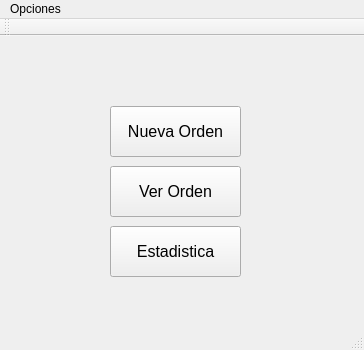
<?xml version="1.0" encoding="UTF-8"?>
<ui version="4.0">
 <class>OrderAppClass</class>
 <widget class="QMainWindow" name="OrderAppClass">
  <property name="geometry">
   <rect>
    <x>0</x>
    <y>0</y>
    <width>364</width>
    <height>350</height>
   </rect>
  </property>
  <property name="windowTitle">
   <string>Menu Principal</string>
  </property>
  <widget class="QWidget" name="centralWidget">
   <widget class="QPushButton" name="butt_new">
    <property name="geometry">
     <rect>
      <x>110</x>
      <y>70</y>
      <width>131</width>
      <height>51</height>
     </rect>
    </property>
    <property name="font">
     <font>
      <pointsize>12</pointsize>
     </font>
    </property>
    <property name="styleSheet">
     <string notr="true">color: rgb(0, 0, 0);</string>
    </property>
    <property name="text">
     <string>Nueva Orden</string>
    </property>
   </widget>
   <widget class="QPushButton" name="butt_mod">
    <property name="geometry">
     <rect>
      <x>110</x>
      <y>130</y>
      <width>131</width>
      <height>51</height>
     </rect>
    </property>
    <property name="font">
     <font>
      <pointsize>12</pointsize>
     </font>
    </property>
    <property name="styleSheet">
     <string notr="true">color: rgb(0, 0, 0);</string>
    </property>
    <property name="text">
     <string>Ver Orden</string>
    </property>
   </widget>
   <widget class="QPushButton" name="butt_estadistics">
    <property name="geometry">
     <rect>
      <x>110</x>
      <y>190</y>
      <width>131</width>
      <height>51</height>
     </rect>
    </property>
    <property name="font">
     <font>
      <pointsize>12</pointsize>
     </font>
    </property>
    <property name="styleSheet">
     <string notr="true">color: rgb(0, 0, 0);</string>
    </property>
    <property name="text">
     <string>Estadistica</string>
    </property>
   </widget>
  </widget>
  <widget class="QMenuBar" name="menuBar">
   <property name="geometry">
    <rect>
     <x>0</x>
     <y>0</y>
     <width>364</width>
     <height>22</height>
    </rect>
   </property>
   <widget class="QMenu" name="menuOpciones">
    <property name="title">
     <string>Opciones</string>
    </property>
    <addaction name="actionAdd"/>
    <addaction name="actionOrdenes"/>
   </widget>
   <addaction name="menuOpciones"/>
  </widget>
  <widget class="QToolBar" name="mainToolBar">
   <attribute name="toolBarArea">
    <enum>TopToolBarArea</enum>
   </attribute>
   <attribute name="toolBarBreak">
    <bool>false</bool>
   </attribute>
  </widget>
  <widget class="QStatusBar" name="statusBar"/>
  <action name="actionAdd">
   <property name="text">
    <string>Productos</string>
   </property>
  </action>
  <action name="actionModify">
   <property name="text">
    <string>Modificar Producto</string>
   </property>
  </action>
  <action name="actionDelete">
   <property name="text">
    <string>Eliminar Producto</string>
   </property>
  </action>
  <action name="actionOrdenes">
   <property name="text">
    <string>Ordenes</string>
   </property>
  </action>
  <action name="actionCrear_Orden">
   <property name="text">
    <string>Crear Orden</string>
   </property>
  </action>
  <action name="actionEditar_Orden">
   <property name="text">
    <string>Modificar Orden</string>
   </property>
  </action>
 </widget>
 <layoutdefault spacing="6" margin="11"/>
 <resources>
  <include location="OrderApp.qrc"/>
 </resources>
 <connections/>
</ui>
